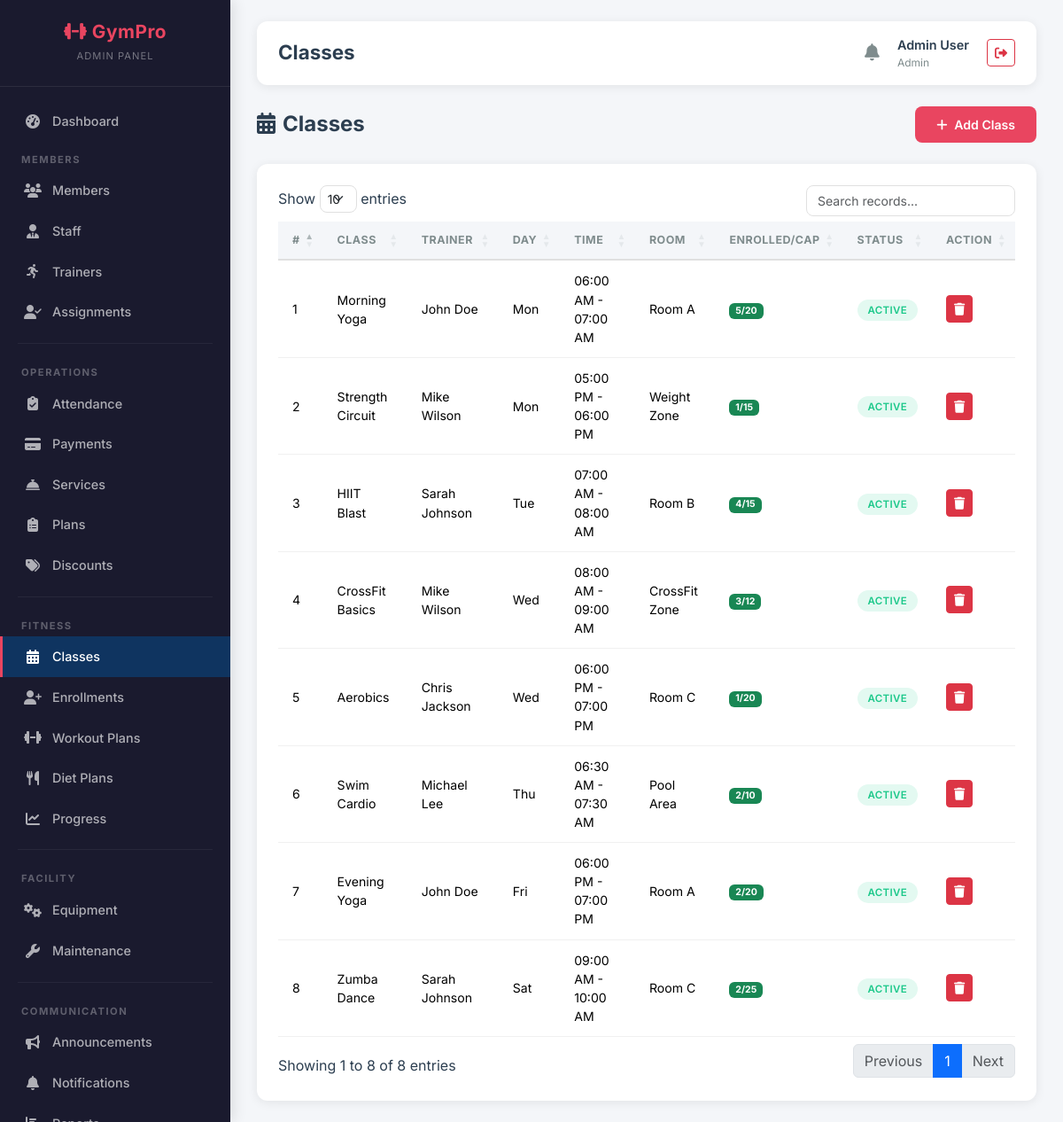
The page /admin/classes.php (signed in) on the database its author committed.
### tables this page shows
CREATE TABLE classes (
    class_id INT AUTO_INCREMENT PRIMARY KEY,
    class_name VARCHAR(100) NOT NULL,
    trainer_id INT,
    schedule_day ENUM('Mon','Tue','Wed','Thu','Fri','Sat','Sun'),
    start_time TIME NOT NULL,
    end_time TIME NOT NULL,
    capacity INT NOT NULL,
    room VARCHAR(50),
    status ENUM('active','cancelled') DEFAULT 'active',
    FOREIGN KEY (trainer_id) REFERENCES trainers(trainer_id)
);

### admin/classes.php (the view, shortened to what this page needs)
<?php
require_once __DIR__ . '/../config/db.php';
$classes = $pdo->query("SELECT c.*, u.full_name as trainer_name, (SELECT COUNT(*) FROM class_enrollments ce WHERE ce.class_id = c.class_id AND ce.status = 'enrolled') as enrolled FROM classes c LEFT JOIN trainers t ON c.trainer_id = t.trainer_id LEFT JOIN users u ON t.user_id = u.user_id ORDER BY FIELD(c.schedule_day,'Mon','Tue','Wed','Thu','Fri','Sat','Sun')")->fetchAll();
include __DIR__ . '/../includes/header.php';
?>
<div class="page-header"><h4><i class="fas fa-calendar-alt me-2"></i>Classes</h4>
    <button class="btn btn-accent" data-bs-toggle="modal" data-bs-target="#addModal"><i class="fas fa-plus me-1"></i> Add Class</button></div>
<div class="card-custom"><div class="card-body">
    <table class="table table-custom datatable">
        <thead><tr><th>#</th><th>Class</th><th>Trainer</th><th>Day</th><th>Time</th><th>Room</th><th>Enrolled/Cap</th><th>Status</th><th>Action</th></tr></thead>
        <tbody>
        <?php foreach ($classes as $i => $c): ?>
        <tr><td><?= $i+1 ?></td><td><?= htmlspecialchars($c['class_name']) ?></td><td><?= htmlspecialchars($c['trainer_name'] ?? 'TBD') ?></td><td><?= $c['schedule_day'] ?></td><td><?= date('h:i A', strtotime($c['start_time'])) ?> - <?= date('h:i A', strtotime($c['end_time'])) ?></td><td><?= htmlspecialchars($c['room'] ?? '-') ?></td>
        <td><span class="badge bg-<?= $c['enrolled'] >= $c['capacity'] ? 'danger' : 'success' ?>"><?= $c['enrolled'] ?>/<?= $c['capacity'] ?></span></td>
        <td><span class="badge-status badge-<?= $c['status'] ?>"><?= $c['status'] ?></span></td>
        <td><button class="btn btn-danger btn-sm" onclick="confirmDelete('?delete=<?= $c['class_id'] ?>','<?= htmlspecialchars($c['class_name']) ?>')"><i class="fas fa-trash"></i></button></td></tr>
        <?php endforeach; ?></tbody></table></div></div>
<?php include __DIR__ . '/../includes/footer.php'; ?>

### assets/css/custom.css (style rules this page uses)
:root { --sidebar-bg: #1a1a2e; --sidebar-hover: #16213e; --sidebar-active: #0f3460; --accent: #e94560; --accent-hover: #c81e45; --accent-light: rgba(233, 69, 96, 0.15); --bg-light: #f4f6f9; --bg-white: #ffffff; --text-dark: #2c3e50; --text-muted: #7f8c8d; --text-light: #ecf0f1; --border-color: #e0e0e0; --shadow: 0 2px 12px rgba(0, 0, 0, 0.08); --shadow-lg: 0 8px 30px rgba(0, 0, 0, 0.12); --radius: 12px; --radius-sm: 8px; --transition: all 0.3s ease; --font-main: 'Inter', sans-serif; }
* { box-sizing: border-box; }
body { font-family: var(--font-main); background: var(--bg-light); color: var(--text-dark); margin: 0; padding: 0; min-height: 100vh; }
.card-custom { background: var(--bg-white); border-radius: var(--radius); box-shadow: var(--shadow); border: none; overflow: hidden; transition: var(--transition); }
.card-custom .card-body { padding: 24px; }
.table-custom { width: 100%; border-collapse: separate; border-spacing: 0; }
.table-custom thead th { background: var(--bg-light); font-size: 0.78rem; font-weight: 700; text-transform: uppercase; letter-spacing: 0.5px; color: var(--text-muted); padding: 12px 16px; border-bottom: 2px solid var(--border-color); }
.table-custom tbody td { padding: 12px 16px; font-size: 0.88rem; border-bottom: 1px solid #f0f0f0; vertical-align: middle; }
.badge-status { padding: 5px 12px; border-radius: 20px; font-size: 0.72rem; font-weight: 600; text-transform: uppercase; letter-spacing: 0.3px; }
.badge-active { background: rgba(28, 200, 138, 0.12); color: #1cc88a; }
.btn-accent { background: var(--accent); color: #fff; border: none; padding: 10px 24px; border-radius: var(--radius-sm); font-weight: 600; font-size: 0.88rem; transition: var(--transition); cursor: pointer; }
.page-header { display: flex; justify-content: space-between; align-items: center; margin-bottom: 24px; flex-wrap: wrap; gap: 12px; }
.page-header h4 { font-weight: 700; margin: 0; }

### rows shown on the page
classes: class_name "Morning Yoga", trainer_name "John Doe", schedule_day "Mon", start_time "06:00 AM", end_time "07:00 AM", room "Room A", enrolled "5", capacity "20", status "ACTIVE"
classes: class_name "Strength Circuit", trainer_name "Mike Wilson", schedule_day "Mon", start_time "05:00 PM", end_time "06:00 PM", room "Weight Zone", enrolled "1", capacity "15", status "ACTIVE"
classes: class_name "HIIT Blast", trainer_name "Sarah Johnson", schedule_day "Tue", start_time "07:00 AM", end_time "08:00 AM", room "Room B", enrolled "4", capacity "15", status "ACTIVE"
classes: class_name "CrossFit Basics", trainer_name "Mike Wilson", schedule_day "Wed", start_time "08:00 AM", end_time "09:00 AM", room "CrossFit Zone", enrolled "3", capacity "12", status "ACTIVE"
classes: class_name "Aerobics", trainer_name "Chris Jackson", schedule_day "Wed", start_time "06:00 PM", end_time "07:00 PM", room "Room C", enrolled "1", capacity "20", status "ACTIVE"
classes: class_name "Swim Cardio", trainer_name "Michael Lee", schedule_day "Thu", start_time "06:30 AM", end_time "07:30 AM", room "Pool Area", enrolled "2", capacity "10", status "ACTIVE"
classes: class_name "Evening Yoga", trainer_name "John Doe", schedule_day "Fri", start_time "06:00 PM", end_time "07:00 PM", room "Room A", enrolled "2", capacity "20", status "ACTIVE"
classes: class_name "Zumba Dance", trainer_name "Sarah Johnson", schedule_day "Sat", start_time "09:00 AM", end_time "10:00 AM", room "Room C", enrolled "2", capacity "25", status "ACTIVE"

### other values the page prints
$page_title "Classes"
$_SESSION['full_name'] "Admin User"
$_SESSION['role'] "Admin"
